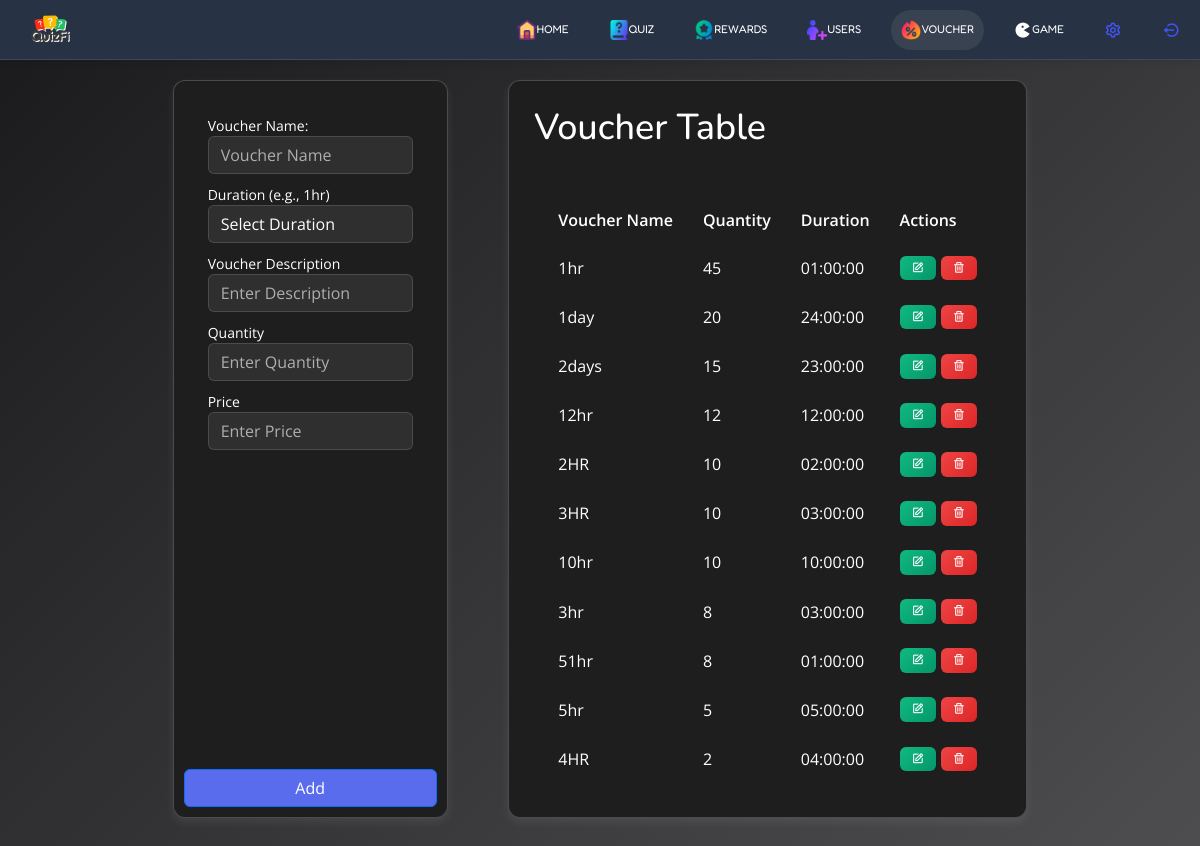
Page /admin/manage_voucher.php (signed in) on the earlier database version.
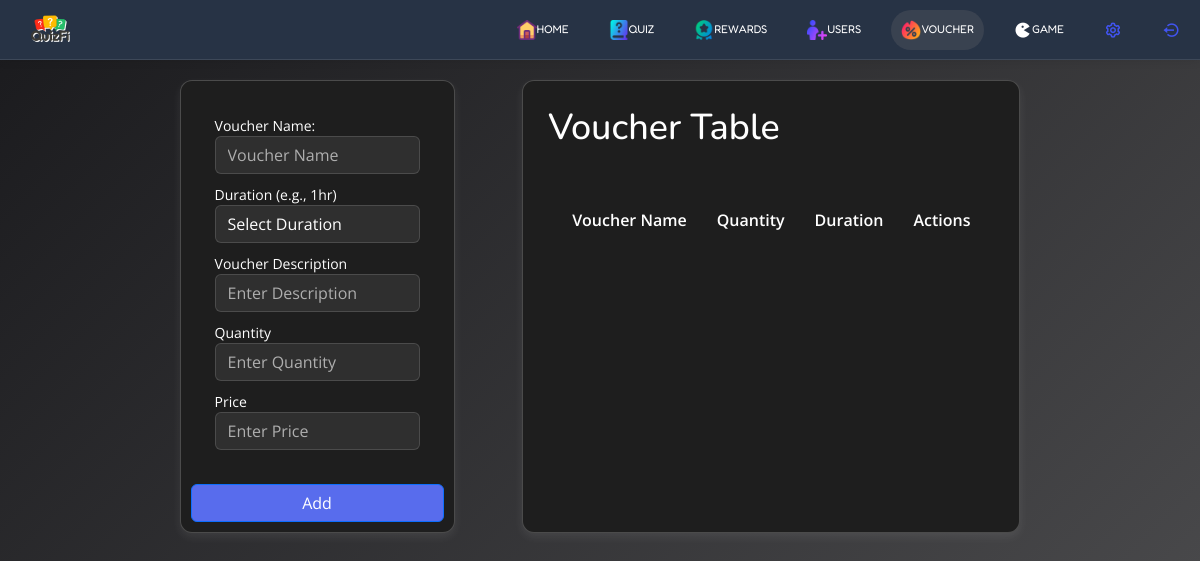
Same page on the later database version.
### tables this page shows
CREATE TABLE IF NOT EXISTS `vouchers` (
  `voucher_id` int NOT NULL AUTO_INCREMENT,
  `voucher_name` varchar(255) DEFAULT NULL,
  `voucher_description` varchar(255) DEFAULT NULL,
  `points` int DEFAULT NULL,
  `quantity` int DEFAULT NULL,
  `duration` time DEFAULT NULL,
  PRIMARY KEY (`voucher_id`)
);

### admin/manage_voucher.php (the view, shortened to what this page needs)
<?php
include 'includes/header.php';
include 'includes/session.php';
?>
<link rel="stylesheet" href="css/manage_voucher.css">
<link rel="stylesheet" href="https://cdn.datatables.net/1.13.7/css/jquery.dataTables.min.css">
<link rel="stylesheet" href="https://cdn.datatables.net/responsive/2.5.0/css/responsive.dataTables.min.css">
<body>
    <header class="header" id="header">
        <?php include_once 'includes/nav-top.php' ?>
    </header>
    <main class="main" id="main">
        <div class="container">
            <div class="card">
                <div class="card-body">
                    <form id="addVoucher">
                        <div class="form-group">
                            <label for="voucher_name">Voucher Name:</label>
                            <input type="text" placeholder="Voucher Name" name="voucher_name" id="voucher_name" class="form-control" required>
                        </div>
                        <div class="form-group">
                            <label for="voucher_duration">Duration (e.g., 1hr)</label>
                            <select class="form-control" id="voucher_duration" name="voucher_duration" required>
                                <option value="" disabled selected>Select Duration</option>
                            </select>
                        </div>
                        <div class="form-group">
                            <label for="voucher_description">Voucher Description</label>
                            <input type="text" placeholder="Enter Description" class="form-control"
                                id="voucher_description" name="voucher_description" required>
                        </div>
                        <div class="form-group">
                            <label for="voucher_quantity">Quantity</label>
                            <input type="number" placeholder="Enter Quantity" class="form-control" id="voucher_quantity"
                                name="voucher_quantity" require d oninput="this.value=this.value.toUpperCase()">
                        </div>
                        <div class="form-group">
                            <label for="voucher_price">Price</label>
                            <input type="number" placeholder="Enter Price" class="form-control" id="voucher_price"
                                name="voucher_price" required oninput="this.value=this.value.toUpperCase()">
                        </div>
                    </form>
                </div>
                <button type="submit" class="btn btn-primary" form="addVoucher">Add</button>
            </div>
            <div class="card">
                <div class="card-header">
                    <h2>Voucher Table</h2>
                </div>
                <div class="card-body">
                    <table id="voucherTable" class="voucherTable stripe">
                        <thead>
                            <tr>
                                <th>Voucher Name</th>
                                <th>Quantity</th>
                                <th>Duration</th>
                                <th>Actions</th>
                            </tr>
                        </thead>
                        <tbody>
                            <?php
                            $sql = "SELECT * FROM vouchers ORDER BY quantity desc";
                            $result = $conn->query($sql);
                            while ($row = $result->fetch_assoc()): ?>
                                <tr>
                                    <td data-label="Voucher Name"><?php echo htmlspecialchars($row['voucher_name']); ?></td>
                                    <td data-label="Quantity"><?php echo htmlspecialchars($row['quantity']); ?></td>
                                    <td data-label="Duration"><?php echo htmlspecialchars($row['duration']); ?></td>
                                    <td data-label="Actions">
                                        <a onclick="editQuantity('<?php echo $row['voucher_id'] ?>', '<?php echo $row['quantity'] ?>')"
                                            class="btn btn-edit" data-toggle="tooltip" data-placement="top"
                                            title="Edit Quantity"><i class='bx bx-edit'></i></a>
                                        <a onclick="delVoucher('<?php echo $row['voucher_id'] ?>')" class="btn btn-delete"
                                            data-toggle="tooltip" data-placement="top" title="Delete Voucher"><i
                                                class='bx bx-trash'></i></a>
                                    </td>
                                </tr>
                            <?php endwhile;
                            ?>
                        </tbody>
                    </table>
                </div>
            </div>
        </div>
    </main>
</body>

### admin/includes/header.php (shortened to what this page needs)
<head>
    <link href="assets/vendor/bootstrap/css/bootstrap.min.css" rel="stylesheet">
    <link href="assets/vendor/bootstrap-icons/bootstrap-icons.css" rel="stylesheet">
    <link href="assets/vendor/boxicons/css/boxicons.min.css" rel="stylesheet">
    <link href="css/style.css" rel="stylesheet">
    <link href="css/nav-top.css" rel="stylesheet">
    <link rel="stylesheet" href="css/toastr.css">
    <link rel="stylesheet" href="css/bubble.css">
</head>
<?php
function getActivePage($pageName)
{
    return (basename($_SERVER['PHP_SELF']) == $pageName) ? 'active' : '';
}
?>

### admin/includes/nav-top.php (shortened to what this page needs)
<div class="quizTitle">
    <div class="logo-container">
        <a href="#" class="logo d-flex align-items-center">
            <img src="assets/img/logo-quizfi.png" alt="quizfi logo">
        </a>
    </div>
    <div class="nav-menu">
        <ul>
            <li class="<?= getActivePage('index.php') ?>">
                <a href="index.php">
                    <img src="assets/font-icons/home.png" alt="Home icon">
                    <span>Home</span>
                </a>
            </li>
            <li class="<?= getActivePage('manage_quiz.php') ?>">
                <a href="manage_quiz.php">
                    <img src="assets/font-icons/quiz.png" alt="Quiz icon">
                    <span>Quiz</span>
                </a>
            </li>
            <li class="<?= getActivePage('manage_rewards.php') ?>">
                <a href="manage_rewards.php">
                    <img src="assets/font-icons/reward.png" alt="Rewards icon">
                    <span>Rewards</span>
                </a>
            </li>
            <li class="<?= getActivePage('manage_users.php') ?>">
                <a href="manage_users.php">
                    <img src="assets/font-icons/users.png" alt="Users icon">
                    <span>Users</span>
                </a>
            </li>
            <li class="<?= getActivePage('manage_voucher.php') ?>">
                <a href="manage_voucher.php">
                    <img src="assets/font-icons/voucher.png" alt="Voucher icon">
                    <span>Voucher</span>
                </a>
            </li>
            <li class="<?= getActivePage('game/create_quiz.php') ?>">
                <a href="game/create_quiz.php">
                    <i class="bx bxs-game"></i>
                    <span>Game</span>
                </a>
            </li>
            <li>
                <a href="#" id="settings-icon" onclick="toggleSettings(event)">
                    <i class="bx bx-cog" style="color: #4154f1"></i>
                </a>
            </li>
            <li>
                <a href="logout.php">
                    <i class="bx bx-log-out-circle" style="color: #4154f1"></i>
                </a>
            </li>
        </ul>
    </div>
</div>

### admin/css/style.css (style rules this page uses)
* { margin: 0; padding: 0; box-sizing: border-box; }
body { background: var(--background); font-family: "Open Sans", sans-serif; color: #444444; }
a { color: #4154f1; text-decoration: none; }
h1, h2, h3, h4, h5, h6 { font-family: "Nunito", sans-serif; }
.btn-primary { background-color: #586ced !important; }
#main { margin-top: 60px; padding: 20px 30px; transition: all 0.3s; }
.card { margin-bottom: 30px; border: none; border-radius: 5px; box-shadow: 0px 0 30px rgba(1, 41, 112, 0.1); }
.card-header, .card-footer { border-color: #ebeef4; background-color: #fff; color: #798eb3; padding: 15px; }
.card-body { padding: 0 20px 20px 20px; }
.logo { line-height: 1; }
.logo img { -webkit-filter: drop-shadow(2px 1px 0 rgb(255, 255, 255)); filter: drop-shadow(1px 1px 0 rgb(255, 255, 255)); max-width: 60px; margin-right: 6px; }
.header { position: fixed; top: 0; right: 0; left: 0; display: flex; align-items: center; transition: all 0.5s; z-index: 997; height: 60px; box-shadow: 0px 0px 10px rgba(0, 0, 0, 0.1); border-bottom: 1px solid rgb(255, 255, 255, 0.1); background-color: #273345; padding-left: 20px; }

### admin/css/nav-top.css (style rules this page uses)
.quizTitle { width: 100%; display: flex; flex-direction: row; align-items: center; justify-content: space-between; }
.logo-container { display: flex; align-items: center; }
.nav-menu { z-index: 1; }
.nav-menu ul { flex: 1; display: flex; flex-direction: row; align-items: center; justify-content: space-between; list-style: none; margin: 0; padding: 0; }
.nav-menu li { transition: all 0.3s ease-in-out; position: relative; padding: 10px; margin: 0 10px; }
.nav-menu img { width: 20px; }
.nav-menu a { display: flex; align-items: center; justify-content: center; font-family: "fredoka", sans-serif; text-transform: uppercase; font-weight: 400; font-size: clamp(0.5rem, 1.5vw, 0.7rem); color: #ffffff; }
.nav-menu li.active { border-radius: 20px; background: var(--nav-hover); }
.nav-menu i { color: #ffffff; font-size: clamp(0.5rem, 1.5vw, 1.5rem); }

### admin/css/manage_voucher.css (style rules this page uses)
.container { display: flex; justify-content: space-evenly; max-width: 1000px; margin: 0 auto; }
.card { padding: 10px; background: #1e1e1e; border-radius: 12px; border: 1px solid var(--border-color); backdrop-filter: blur(8px); margin-bottom: 24px; overflow: hidden; transition: all 0.3s ease; box-shadow: 0 4px 10px rgba(255, 255, 255, 0.08); }
.card-header { background: transparent; color: white; font-size: clamp(0.7rem, 1.5vw, 1rem); font-weight: 400; border-color: transparent; }
.card-header h2 { font-size: clamp(1rem, 3vw, 2.5rem); }
.card-body { padding: 24px; }
table, .studentTable, .dataTables_wrapper .studentTable { width: 100% !important; border-collapse: collapse; table-layout: auto; }
table th, table td { font-size: clamp(0.3rem, 2vw, 1rem) !important; padding: 12px 15px; text-align: left; word-break: break-word; color: #fff !important; }
table th { font-weight: 600; }
.form-group { margin-bottom: 10px; }
.form-control { color: #fff; background-color: rgba(255, 255, 255, 0.08); border: 1px solid var(--border-color); }
.form-group label { color: #fff; font-size: 14px; }
input::placeholder { color: #aeaeae !important; opacity: 1; }
.btn-edit, .btn-delete { padding: 6px 12px; border: none; border-radius: 6px; font-size: clamp(0.6rem, 1.8vw, 0.8rem); font-weight: 500; cursor: pointer; transition: all 0.2s ease; display: inline-flex; align-items: center; gap: 6px; color: #fff; background: rgba(255, 255, 255, 0.1); backdrop-filter: blur(4px); }
.btn-edit { background: linear-gradient(135deg, #10b981, #059669); }
.btn-delete { background: linear-gradient(135deg, #ef4444, #dc2626); }

Differences in the rows shown:
removed vouchers: voucher_name "1hr", quantity "45", duration "01:00:00"
removed vouchers: voucher_name "1day", quantity "20", duration "24:00:00"
removed vouchers: voucher_name "2days", quantity "15", duration "23:00:00"
removed vouchers: voucher_name "12hr", quantity "12", duration "12:00:00"
removed vouchers: voucher_name "2HR", quantity "10", duration "02:00:00"
removed vouchers: voucher_name "3HR", quantity "10", duration "03:00:00"
removed vouchers: voucher_name "10hr", quantity "10", duration "10:00:00"
removed vouchers: voucher_name "3hr", quantity "8", duration "03:00:00"
removed vouchers: voucher_name "51hr", quantity "8", duration "01:00:00"
removed vouchers: voucher_name "5hr", quantity "5", duration "05:00:00"
removed vouchers: voucher_name "4HR", quantity "2", duration "04:00:00"
